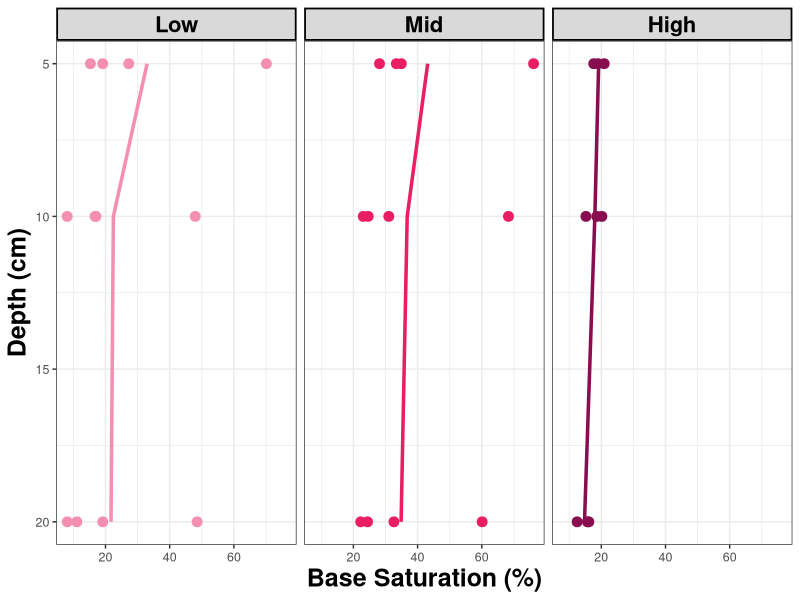
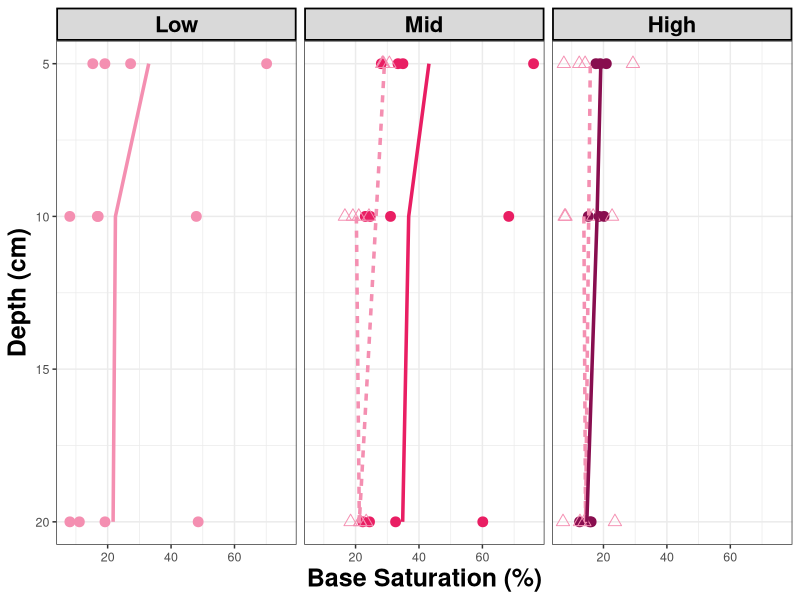
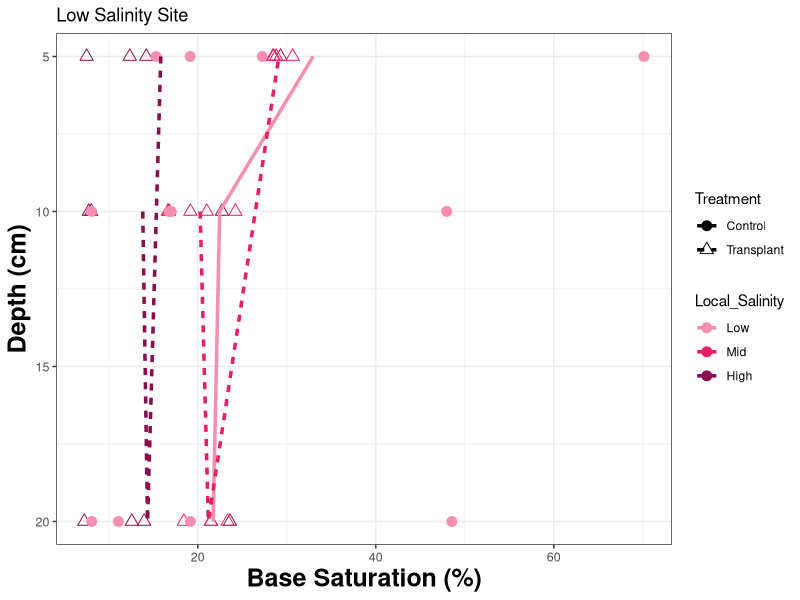
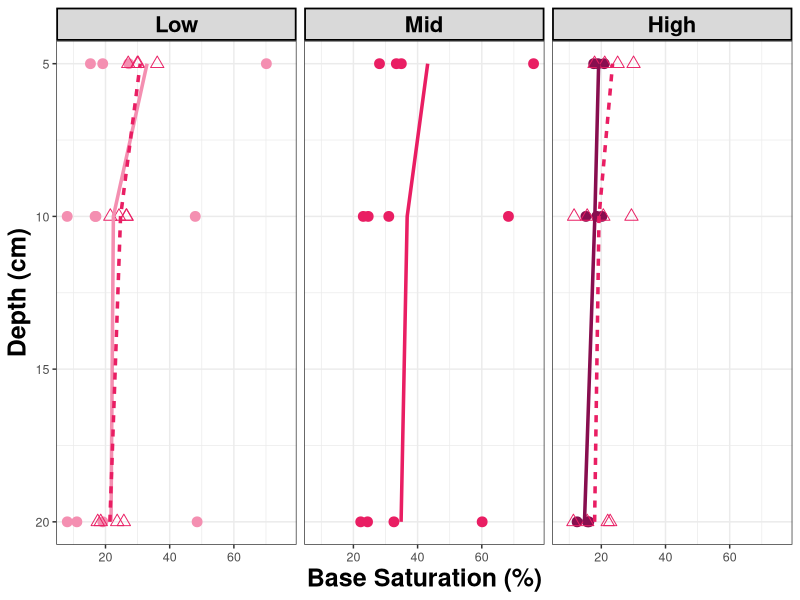
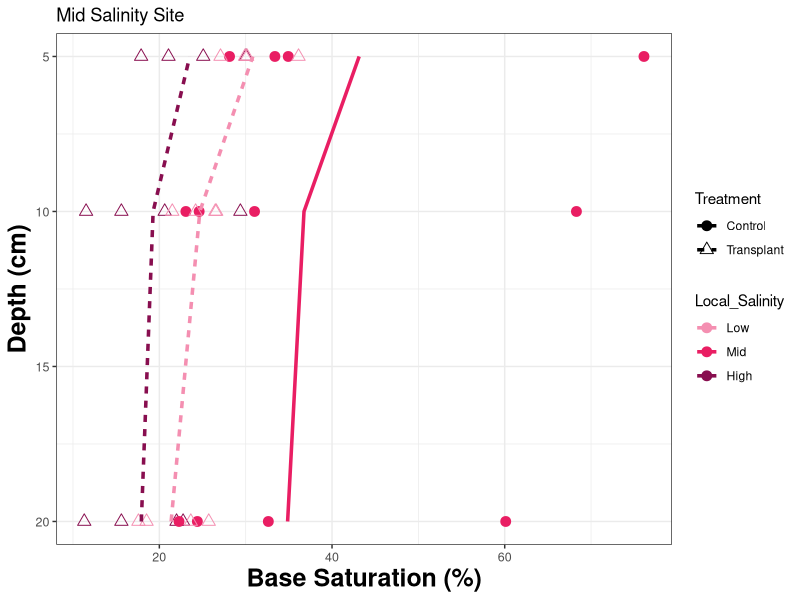
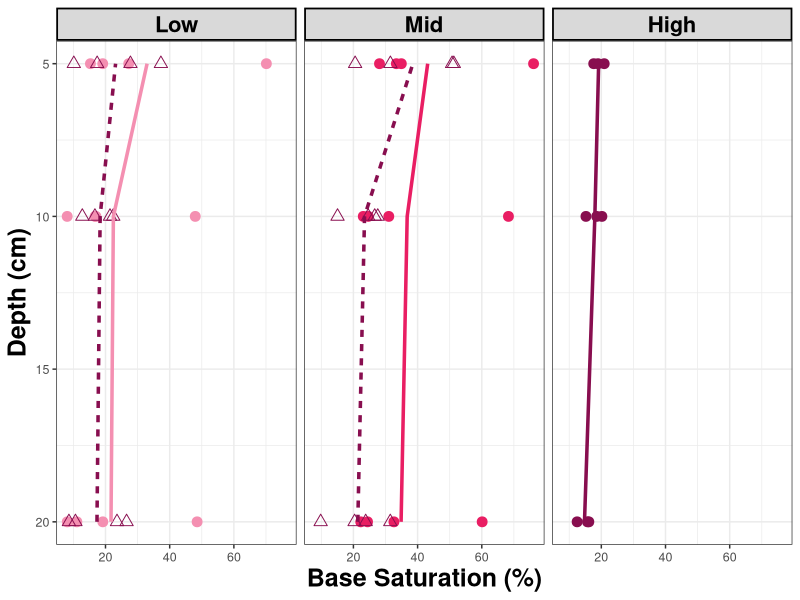
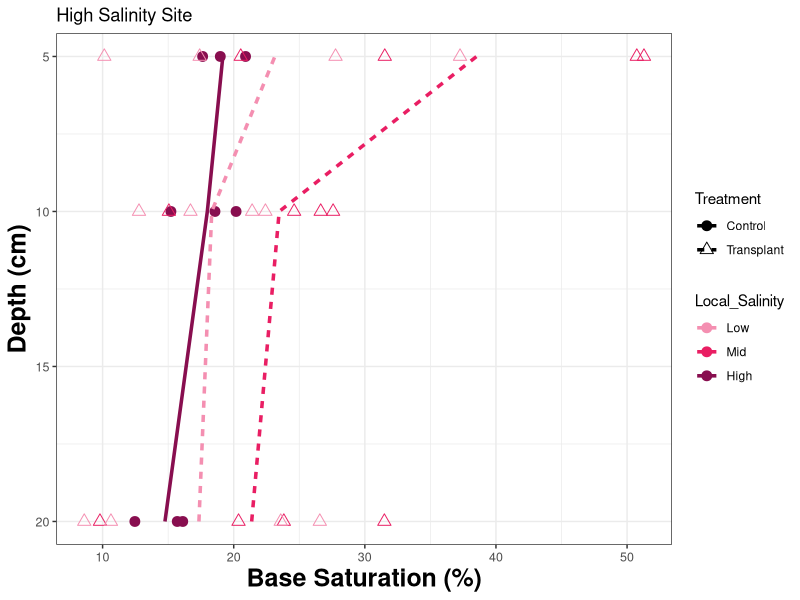
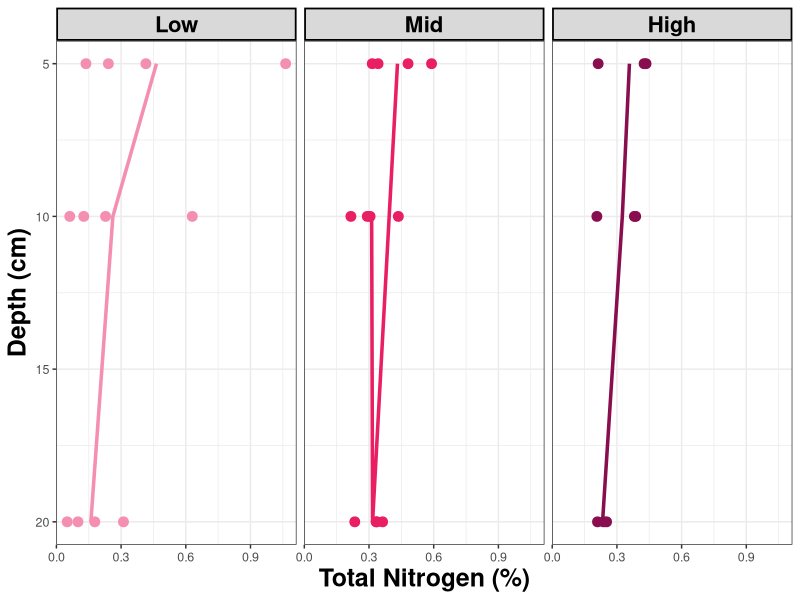

These figures' R source, in order:
## ---- chunk 1
knitr::opts_chunk$set(echo = TRUE)

library(ggplot2)
theme_set(theme_bw())
library(readr)
## ---- chunk 2
#Does resuts=FALSE keep it from showing up in the R Markdown file?

#EXAMINE DATA FRAME STRUCTURE
#Read in physicochemical data
phys_data <- read_csv("Data/TransplantExp_PhysicoData_All_02242021_v2.csv") #Need to specify columns? Either c = categorical or d=? something numeric?

#Examine data file
summary(phys_data)
str(phys_data)

#Assigning variable levels for graphing purposes.
phys_data$Home_Salinity = factor(phys_data$Home_Salinity, levels=c("Low", "Mid", "High"))

#Data file looks good. 204 samples. 8 missing from C&N analysis due to instrument issue. Cd, Cr, CU, and Mo reporting as character due to UGA "<" designations. Need to come back to those variables. 
## ---- chunk 3
#MANIPULATE DATA FRAMES

#1. Control core depth profiles across the salinity gradient
#Isolating control cores from salinity transect
sal_con <- subset(phys_data, Transect_Type == "S" & Treatment == "Control")

#Calculating mean with site and depth for all variables
mean_con <- aggregate(x = sal_con[c("TotalN", "TotalC", "LBC", "LBCeq", "pH", "BaseSat", "CEC", "Ca", "Fe", "K", "Mg", "Mn", "Na", "Ni", "P", "Pb", "Zn")],
                      by = sal_con[c("Home_Salinity", "Depth")],
                      FUN = mean)

#2. Low salinity transplant cores (1) across the salinity gradient and (2) at home site 
#Isolating low salinity cores - control and transplant
sal_low <- subset(phys_data, Transect_Type == "S" & Home_Salinity == "Low")
sal_low$Local_Salinity <- c("High","High","High","High","High","High","High","High","High","High","High","High","Mid","Mid","Mid","Mid","Mid","Mid","Mid","Mid","Mid","Mid","Mid","Mid","Low","Low","Low","Low","Low","Low","Low","Low","Low","Low","Low","Low")

#Assigning variable levels for graphing purposes.
sal_low$Local_Salinity = factor(sal_low$Local_Salinity, levels=c("Low", "Mid", "High"))

mean_low <- aggregate(x = sal_low[c("TotalN", "TotalC", "LBC", "LBCeq", "pH", "BaseSat", "CEC", "Ca", "Fe", "K", "Mg", "Mn", "Na", "Ni", "P", "Pb", "Zn")],
                      by = sal_low[c("Depth", "Local_Salinity", "Treatment")],
                      FUN = mean)

#Isolating low salinity transplant cores from salinity transect
sal_lowtrans <- subset(phys_data, Transect_Type == "S" & Treatment == "Transplant" & Home_Salinity == "Low")

#Add a "local salinity" column to group with control data
sal_lowtrans$Local_Salinity <- sal_lowtrans$Transplant_Salinity
sal_con$Local_Salinity <- sal_con$Home_Salinity

#Merging dataframes
sal_lowcon <- rbind(sal_con, sal_lowtrans)

#Calculating mean with site and depth for all variables
mean_lowtrans <- aggregate(x = sal_lowtrans[c("TotalN", "TotalC", "LBC", "LBCeq", "pH", "BaseSat", "CEC", "Ca", "Fe", "K", "Mg", "Mn", "Na", "Ni", "P", "Pb", "Zn")],
                      by = sal_lowtrans[c("Home_Salinity", "Depth", "Local_Salinity", "Treatment")],
                      FUN = mean)

mean_con <- aggregate(x = sal_con[c("TotalN", "TotalC", "LBC", "LBCeq", "pH", "BaseSat", "CEC", "Ca", "Fe", "K", "Mg", "Mn", "Na", "Ni", "P", "Pb", "Zn")],
                      by = sal_con[c("Home_Salinity", "Depth", "Local_Salinity", "Treatment")],
                      FUN = mean)

#Mergrin dataframes
ave_sal_lowcon <- rbind(mean_con, mean_lowtrans)

#3. Mid salinity transplant cores (1) across the salinity gradient and (2) at home site
#Isolating MID salinity cores - control and transplant
sal_mid <- subset(phys_data, Transect_Type == "S" & Home_Salinity == "Mid")
sal_mid$Local_Salinity <- c("High","High","High","High","High","High","High","High","High","High","High","High","Mid","Mid","Mid","Mid","Mid","Mid","Mid","Mid","Mid","Mid","Mid","Mid","Low","Low","Low","Low","Low","Low","Low","Low","Low","Low","Low","Low")

#Assigning variable levels for graphing purposes.
sal_mid$Local_Salinity = factor(sal_mid$Local_Salinity, levels=c("Low", "Mid", "High"))

mean_mid <- aggregate(x = sal_mid[c("TotalN", "TotalC", "LBC", "LBCeq", "pH", "BaseSat", "CEC", "Ca", "Fe", "K", "Mg", "Mn", "Na", "Ni", "P", "Pb", "Zn")],
                      by = sal_mid[c("Depth", "Local_Salinity", "Treatment")],
                      FUN = mean)

#Isolating low salinity transplant cores from salinity transect
sal_midtrans <- subset(phys_data, Transect_Type == "S" & Treatment == "Transplant" & Home_Salinity == "Mid")

#Add a "local salinity" column to group with control data
sal_midtrans$Local_Salinity <- sal_midtrans$Transplant_Salinity

#Merging dataframes
sal_midcon <- rbind(sal_con, sal_midtrans)

#Calculating mean with site and depth for all variables
mean_midtrans <- aggregate(x = sal_midtrans[c("TotalN", "TotalC", "LBC", "LBCeq", "pH", "BaseSat", "CEC", "Ca", "Fe", "K", "Mg", "Mn", "Na", "Ni", "P", "Pb", "Zn")],
                      by = sal_midtrans[c("Home_Salinity", "Depth", "Local_Salinity", "Treatment")],
                      FUN = mean)

#Mergrin dataframes
ave_sal_midcon <- rbind(mean_con, mean_midtrans)

#4. High salinity transplant cores (1) across the salinity gradient and (2) at home site
#Isolating high salinity cores - control and transplant
sal_high <- subset(phys_data, Transect_Type == "S" & Home_Salinity == "High")
sal_high$Local_Salinity <- c("High","High","High","High","High","High","High","High","High","High","High","High","Mid","Mid","Mid","Mid","Mid","Mid","Mid","Mid","Mid","Mid","Mid","Mid","Low","Low","Low","Low","Low","Low","Low","Low","Low","Low","Low","Low")

#Assigning variable levels for graphing purposes.
sal_high$Local_Salinity = factor(sal_high$Local_Salinity, levels=c("Low", "Mid", "High"))

sal_high <- subset(sal_high, !Treatment == "Dist_Control")

mean_high <- aggregate(x = sal_high[c("TotalN", "TotalC", "LBC", "LBCeq", "pH", "BaseSat", "CEC", "Ca", "Fe", "K", "Mg", "Mn", "Na", "Ni", "P", "Pb", "Zn")],
                      by = sal_high[c("Depth", "Local_Salinity", "Treatment")],
                      FUN = mean)

mean_high <- subset(mean_high, !Treatment == "Dist_Control")

#Isolating low salinity transplant cores from salinity transect
sal_hightrans <- subset(phys_data, Transect_Type == "S" & Treatment == "Transplant" & Home_Salinity == "High")

#Add a "local salinity" column to group with control data
sal_hightrans$Local_Salinity <- sal_hightrans$Transplant_Salinity

#Merging dataframes
sal_highcon <- rbind(sal_con, sal_hightrans)

#Calculating mean with site and depth for all variables
mean_hightrans <- aggregate(x = sal_hightrans[c("TotalN", "TotalC", "LBC", "LBCeq", "pH", "BaseSat", "CEC", "Ca", "Fe", "K", "Mg", "Mn", "Na", "Ni", "P", "Pb", "Zn")],
                      by = sal_hightrans[c("Home_Salinity", "Depth", "Local_Salinity", "Treatment")],
                      FUN = mean)

#Mergrin dataframes
ave_sal_highcon <- rbind(mean_con, mean_hightrans)
## ---- chunk 4
#VISUALIZE.

#1. Control core depth profiles across the salinity gradient
sal_colors <- c("#F48FB1","#E91E63","#880E4F")

BaseSat <- ggplot() + geom_point(data = sal_con, aes(x = BaseSat, y = Depth, color = Home_Salinity), size = 3) +
  scale_y_reverse() + 
  scale_color_manual(values = sal_colors, labels = c("Low Salinity", "Mid", "High")) +
  ylab(bquote('Depth (cm)')) +
  xlab(bquote('Base Saturation (%)')) +
  geom_line(data = mean_con, aes(x = BaseSat, y = Depth, color = Home_Salinity), size = 1.2) +
  theme(axis.text=element_text(size=9),axis.title=element_text(size=18,face="bold"), legend.position = "none") +
  facet_grid(.~Home_Salinity) +
  theme(strip.text.x = element_text(size = 16, color = "black", face = "bold")) +
  theme(strip.background = element_rect(color="black", size=1.2, linetype="solid"))

print(BaseSat)
## ---- chunk 5
#2. Low salinity transplant cores (1) across the salinity gradient and (2) at home site 
home_colors <- c("#F48FB1","#E91E63","#880E4F")

#Across the gradient
lowBS_grad <- ggplot() + geom_point(data = sal_lowcon, aes(x = BaseSat, y = Depth, color = Home_Salinity, shape = Treatment), size = 3) +
  scale_y_reverse() +
  scale_color_manual(values = home_colors, labels = c("Low", "Mid", "High")) +
  scale_shape_manual(values = c(19, 24)) +
  ylab(bquote('Depth (cm)')) +
  xlab(bquote('Base Saturation (%)')) +
  geom_line(data = ave_sal_lowcon, aes(x = BaseSat, y = Depth, color = Home_Salinity, linetype = Treatment), size = 1.2) +
  theme(axis.text=element_text(size=9),axis.title=element_text(size=18,face="bold"), legend.position = "none") +
  facet_grid(.~Local_Salinity) +
  theme(strip.text.x = element_text(size = 16, color = "black", face = "bold")) +
  theme(strip.background = element_rect(color="black", size=1.2, linetype="solid"))

print(lowBS_grad)

#At home site
lowBS_site <- ggplot() + geom_point(data = sal_low, aes(x = BaseSat, y = Depth, color = Local_Salinity, shape = Treatment), size = 3) +
  scale_y_reverse() +
  scale_color_manual(values = home_colors, labels = c("Low", "Mid", "High")) +
  scale_shape_manual(values = c(19, 24)) +
  ylab(bquote('Depth (cm)')) +
  xlab(bquote('Base Saturation (%)')) +
  ggtitle("Low Salinity Site") +
  geom_line(data = mean_low, aes(x = BaseSat, y = Depth, color = Local_Salinity, linetype = Treatment), size = 1.2) +
  theme(axis.text=element_text(size=9),axis.title=element_text(size=18,face="bold")) +
  theme(strip.text.x = element_text(size = 16, color = "black", face = "bold")) +
  theme(strip.background = element_rect(color="black", size=1.2, linetype="solid"))

print(lowBS_site)
## ---- chunk 6
#3. Mid salinity transplant cores (1) across the salinity gradient and (2) at home site 

#Across the gradient
midBS_grad <- ggplot() + geom_point(data = sal_midcon, aes(x = BaseSat, y = Depth, color = Home_Salinity, shape = Treatment), size = 3) +
  scale_y_reverse() +
  scale_color_manual(values = home_colors, labels = c("Low", "Mid", "High")) +
  scale_shape_manual(values = c(19, 24)) +
  ylab(bquote('Depth (cm)')) +
  xlab(bquote('Base Saturation (%)')) +
  geom_line(data = ave_sal_midcon, aes(x = BaseSat, y = Depth, color = Home_Salinity, linetype = Treatment), size = 1.2) +
  theme(axis.text=element_text(size=9),axis.title=element_text(size=18,face="bold"), legend.position = "none") +
  facet_grid(.~Local_Salinity) +
  theme(strip.text.x = element_text(size = 16, color = "black", face = "bold")) +
  theme(strip.background = element_rect(color="black", size=1.2, linetype="solid"))

print(midBS_grad)

#At home site
midBS_site <- ggplot() + geom_point(data = sal_mid, aes(x = BaseSat, y = Depth, color = Local_Salinity, shape = Treatment), size = 3) +
  scale_y_reverse() +
  scale_color_manual(values = home_colors, labels = c("Low", "Mid", "High")) +
  scale_shape_manual(values = c(19, 24)) +
  ylab(bquote('Depth (cm)')) +
  xlab(bquote('Base Saturation (%)')) +
  ggtitle("Mid Salinity Site") +
  geom_line(data = mean_mid, aes(x = BaseSat, y = Depth, color = Local_Salinity, linetype = Treatment), size = 1.2) +
  theme(axis.text=element_text(size=9),axis.title=element_text(size=18,face="bold")) +
  theme(strip.text.x = element_text(size = 16, color = "black", face = "bold")) +
  theme(strip.background = element_rect(color="black", size=1.2, linetype="solid"))

print(midBS_site)
## ---- chunk 7
#4. High salinity transplant cores (1) across the salinity gradient and (2) at home site 

#Across the gradient
highBS_grad <- ggplot() + geom_point(data = sal_highcon, aes(x = BaseSat, y = Depth, color = Home_Salinity, shape = Treatment), size = 3) +
  scale_y_reverse() +
  scale_color_manual(values = home_colors, labels = c("Low", "Mid", "High")) +
  scale_shape_manual(values = c(19, 24)) +
  ylab(bquote('Depth (cm)')) +
  xlab(bquote('Base Saturation (%)')) +
  geom_line(data = ave_sal_highcon, aes(x = BaseSat, y = Depth, color = Home_Salinity, linetype = Treatment), size = 1.2) +
  theme(axis.text=element_text(size=9),axis.title=element_text(size=18,face="bold"), legend.position = "none") +
  facet_grid(.~Local_Salinity) +
  theme(strip.text.x = element_text(size = 16, color = "black", face = "bold")) +
  theme(strip.background = element_rect(color="black", size=1.2, linetype="solid"))

print(highBS_grad)

#At home site
highBS_site <- ggplot() + geom_point(data = sal_high, aes(x = BaseSat, y = Depth, color = Local_Salinity, shape = Treatment), size = 3) +
  scale_y_reverse() +
  scale_color_manual(values = home_colors, labels = c("Low", "Mid", "High")) +
  scale_shape_manual(values = c(19, 24)) +
  ylab(bquote('Depth (cm)')) +
  xlab(bquote('Base Saturation (%)')) +
  ggtitle("High Salinity Site") +
  geom_line(data = mean_high, aes(x = BaseSat, y = Depth, color = Local_Salinity, linetype = Treatment), size = 1.2) +
  theme(axis.text=element_text(size=9),axis.title=element_text(size=18,face="bold")) +
  theme(strip.text.x = element_text(size = 16, color = "black", face = "bold")) +
  theme(strip.background = element_rect(color="black", size=1.2, linetype="solid"))

print(highBS_site)
## ---- chunk 8
# Read in data from premis-ghg (SP and BBL's greenhouse gas repository)
licor_daily_data <- read_csv("data/premis-ghg/licor_daily_data.csv",
                             col_types = "Tdccddddd")
#What do the column designations mean? 
## ---- chunk 9

#Isolating control cores from salinity transect
sal_con <- subset(phys_data, Transect_Type == "S" & Treatment == "Control")

#Calculating mean with site and depth for all variables
mean_con <- aggregate(x = sal_con[c("TotalN", "TotalC", "LBC", "LBCeq", "pH", "BaseSat", "CEC", "Ca", "Fe", "K", "Mg", "Mn", "Na", "Ni", "P", "Pb", "Zn")],
                      by = sal_con[c("Home_Salinity", "Depth")],
                      FUN = mean)

#Visualizing control core physicochemistry by depth and site
sal_colors <- c("#F48FB1","#E91E63","#880E4F")

totalN <- ggplot() + geom_point(data = sal_con, aes(x = TotalN, y = Depth, color = Home_Salinity), size = 3) +
  scale_y_reverse() + 
  scale_color_manual(values = sal_colors, labels = c("Low Salinity", "Mid", "High")) +
  ylab(bquote('Depth (cm)')) +
  xlab(bquote('Total Nitrogen (%)')) +
  geom_line(data = mean_con, aes(x = TotalN, y = Depth, color = Home_Salinity), size = 1.2) +
  theme(axis.text=element_text(size=9),axis.title=element_text(size=18,face="bold"), legend.position = "none") +
  facet_grid(.~Home_Salinity) +
  theme(strip.text.x = element_text(size = 16, color = "black", face = "bold")) +
  theme(strip.background = element_rect(color="black", size=1.2, linetype="solid"))

print(totalN)

totalC <- ggplot() + geom_point(data = sal_con, aes(x = TotalC, y = Depth, color = Home_Salinity), size = 3) +
  scale_y_reverse() + 
  scale_color_manual(values = sal_colors, labels = c("Low Salinity", "Mid", "High")) +
  ylab(bquote('Depth (cm)')) +
  xlab(bquote('Total Carbon (%)')) +
  geom_line(data = mean_con, aes(x = TotalC, y = Depth, color = Home_Salinity), size = 1.2) +
  theme(axis.text=element_text(size=9),axis.title=element_text(size=18,face="bold"), legend.position = "none") +
  facet_grid(.~Home_Salinity) +
  theme(strip.text.x = element_text(size = 16, color = "black", face = "bold")) +
  theme(strip.background = element_rect(color="black", size=1.2, linetype="solid"))

print(totalC)

pH <- ggplot() + geom_point(data = sal_con, aes(x = pH, y = Depth, color = Home_Salinity), size = 3) +
  scale_y_reverse() + 
  scale_color_manual(values = sal_colors, labels = c("Low Salinity", "Mid", "High")) +
  ylab(bquote('Depth (cm)')) +
  xlab(bquote('pH')) +
  geom_line(data = mean_con, aes(x = pH, y = Depth, color = Home_Salinity), size = 1.2) +
  theme(axis.text=element_text(size=9),axis.title=element_text(size=18,face="bold"), legend.position = "none") +
  facet_grid(.~Home_Salinity) +
  theme(strip.text.x = element_text(size = 16, color = "black", face = "bold")) +
  theme(strip.background = element_rect(color="black", size=1.2, linetype="solid"))

print(pH)

BaseSat <- ggplot() + geom_point(data = sal_con, aes(x = BaseSat, y = Depth, color = Home_Salinity), size = 3) +
  scale_y_reverse() + 
  scale_color_manual(values = sal_colors, labels = c("Low Salinity", "Mid", "High")) +
  ylab(bquote('Depth (cm)')) +
  xlab(bquote('Base Saturation (%)')) +
  geom_line(data = mean_con, aes(x = BaseSat, y = Depth, color = Home_Salinity), size = 1.2) +
  theme(axis.text=element_text(size=9),axis.title=element_text(size=18,face="bold"), legend.position = "none") +
  facet_grid(.~Home_Salinity) +
  theme(strip.text.x = element_text(size = 16, color = "black", face = "bold")) +
  theme(strip.background = element_rect(color="black", size=1.2, linetype="solid"))

print(BaseSat)

CEC <- ggplot() + geom_point(data = sal_con, aes(x = CEC, y = Depth, color = Home_Salinity), size = 3) +
  scale_y_reverse() + 
  scale_color_manual(values = sal_colors, labels = c("Low Salinity", "Mid", "High")) +
  ylab(bquote('Depth (cm)')) +
  xlab(bquote('Cation Exchange Capacity (meq/100 g)')) +
  geom_line(data = mean_con, aes(x = CEC, y = Depth, color = Home_Salinity), size = 1.2) +
  theme(axis.text=element_text(size=9),axis.title=element_text(size=18,face="bold"), legend.position = "none") +
  facet_grid(.~Home_Salinity) +
  theme(strip.text.x = element_text(size = 16, color = "black", face = "bold")) +
  theme(strip.background = element_rect(color="black", size=1.2, linetype="solid"))

print(CEC)

Ca <- ggplot() + geom_point(data = sal_con, aes(x = Ca, y = Depth, color = Home_Salinity), size = 3) +
  scale_y_reverse() + 
  scale_color_manual(values = sal_colors, labels = c("Low Salinity", "Mid", "High")) +
  ylab(bquote('Depth (cm)')) +
  xlab(bquote('Calcium (mg/kg)')) +
  geom_line(data = mean_con, aes(x = Ca, y = Depth, color = Home_Salinity), size = 1.2) +
  theme(axis.text=element_text(size=9),axis.title=element_text(size=18,face="bold"), legend.position = "none") +
  facet_grid(.~Home_Salinity) +
  theme(strip.text.x = element_text(size = 16, color = "black", face = "bold")) +
  theme(strip.background = element_rect(color="black", size=1.2, linetype="solid"))

print(Ca)

Fe <- ggplot() + geom_point(data = sal_con, aes(x = Fe, y = Depth, color = Home_Salinity), size = 3) +
  scale_y_reverse() + 
  scale_color_manual(values = sal_colors, labels = c("Low Salinity", "Mid", "High")) +
  ylab(bquote('Depth (cm)')) +
  xlab(bquote('Iron (mg/kg)')) +
  geom_line(data = mean_con, aes(x = Fe, y = Depth, color = Home_Salinity), size = 1.2) +
  theme(axis.text=element_text(size=9),axis.title=element_text(size=18,face="bold"), legend.position = "none") +
  facet_grid(.~Home_Salinity) +
  theme(strip.text.x = element_text(size = 16, color = "black", face = "bold")) +
  theme(strip.background = element_rect(color="black", size=1.2, linetype="solid"))

print(Fe) #need to look into the Fe analysis

K <- ggplot() + geom_point(data = sal_con, aes(x = K, y = Depth, color = Home_Salinity), size = 3) +
  scale_y_reverse() + 
  scale_color_manual(values = sal_colors, labels = c("Low Salinity", "Mid", "High")) +
  ylab(bquote('Depth (cm)')) +
  xlab(bquote('Potassium (mg/kg)')) +
  geom_line(data = mean_con, aes(x = K, y = Depth, color = Home_Salinity), size = 1.2) +
  theme(axis.text=element_text(size=9),axis.title=element_text(size=18,face="bold"), legend.position = "none") +
  facet_grid(.~Home_Salinity) +
  theme(strip.text.x = element_text(size = 16, color = "black", face = "bold")) +
  theme(strip.background = element_rect(color="black", size=1.2, linetype="solid"))

print(K)

Mg <- ggplot() + geom_point(data = sal_con, aes(x = Mg, y = Depth, color = Home_Salinity), size = 3) +
  scale_y_reverse() + 
  scale_color_manual(values = sal_colors, labels = c("Low Salinity", "Mid", "High")) +
  ylab(bquote('Depth (cm)')) +
  xlab(bquote('Magnesium (mg/kg)')) +
  geom_line(data = mean_con, aes(x = Mg, y = Depth, color = Home_Salinity), size = 1.2) +
  theme(axis.text=element_text(size=9),axis.title=element_text(size=18,face="bold"), legend.position = "none") +
  facet_grid(.~Home_Salinity) +
  theme(strip.text.x = element_text(size = 16, color = "black", face = "bold")) +
  theme(strip.background = element_rect(color="black", size=1.2, linetype="solid"))

print(Mg)

Mn <- ggplot() + geom_point(data = sal_con, aes(x = Mn, y = Depth, color = Home_Salinity), size = 3) +
  scale_y_reverse() + 
  scale_color_manual(values = sal_colors, labels = c("Low Salinity", "Mid", "High")) +
  ylab(bquote('Depth (cm)')) +
  xlab(bquote('Manganese (mg/kg)')) +
  geom_line(data = mean_con, aes(x = Mn, y = Depth, color = Home_Salinity), size = 1.2) +
  theme(axis.text=element_text(size=9),axis.title=element_text(size=18,face="bold"), legend.position = "none") +
  facet_grid(.~Home_Salinity) +
  theme(strip.text.x = element_text(size = 16, color = "black", face = "bold")) +
  theme(strip.background = element_rect(color="black", size=1.2, linetype="solid"))

print(Mn)

Na <- ggplot() + geom_point(data = sal_con, aes(x = Na, y = Depth, color = Home_Salinity), size = 3) +
  scale_y_reverse() + 
  scale_color_manual(values = sal_colors, labels = c("Low Salinity", "Mid", "High")) +
  ylab(bquote('Depth (cm)')) +
  xlab(bquote('Sodium (mg/kg)')) +
  geom_line(data = mean_con, aes(x = Na, y = Depth, color = Home_Salinity), size = 1.2) +
  theme(axis.text=element_text(size=9),axis.title=element_text(size=18,face="bold"), legend.position = "none") +
  facet_grid(.~Home_Salinity) +
  theme(strip.text.x = element_text(size = 16, color = "black", face = "bold")) +
  theme(strip.background = element_rect(color="black", size=1.2, linetype="solid"))

print(Na)

Ni <- ggplot() + geom_point(data = sal_con, aes(x = Ni, y = Depth, color = Home_Salinity), size = 3) +
  scale_y_reverse() + 
  scale_color_manual(values = sal_colors, labels = c("Low Salinity", "Mid", "High")) +
  ylab(bquote('Depth (cm)')) +
  xlab(bquote('Nickel (mg/kg)')) +
  geom_line(data = mean_con, aes(x = Ni, y = Depth, color = Home_Salinity), size = 1.2) +
  theme(axis.text=element_text(size=9),axis.title=element_text(size=18,face="bold"), legend.position = "none") +
  facet_grid(.~Home_Salinity) +
  theme(strip.text.x = element_text(size = 16, color = "black", face = "bold")) +
  theme(strip.background = element_rect(color="black", size=1.2, linetype="solid"))

print(Ni)

P <- ggplot() + geom_point(data = sal_con, aes(x = P, y = Depth, color = Home_Salinity), size = 3) +
  scale_y_reverse() + 
  scale_color_manual(values = sal_colors, labels = c("Low Salinity", "Mid", "High")) +
  ylab(bquote('Depth (cm)')) +
  xlab(bquote('Phosphorus (mg/kg)')) +
  geom_line(data = mean_con, aes(x = P, y = Depth, color = Home_Salinity), size = 1.2) +
  theme(axis.text=element_text(size=9),axis.title=element_text(size=18,face="bold"), legend.position = "none") +
  facet_grid(.~Home_Salinity) +
  theme(strip.text.x = element_text(size = 16, color = "black", face = "bold")) +
  theme(strip.background = element_rect(color="black", size=1.2, linetype="solid"))

print(P)

Pb <- ggplot() + geom_point(data = sal_con, aes(x = Pb, y = Depth, color = Home_Salinity), size = 3) +
  scale_y_reverse() + 
  scale_color_manual(values = sal_colors, labels = c("Low Salinity", "Mid", "High")) +
  ylab(bquote('Depth (cm)')) +
  xlab(bquote('Lead (mg/kg)')) +
  geom_line(data = mean_con, aes(x = Pb, y = Depth, color = Home_Salinity), size = 1.2) +
  theme(axis.text=element_text(size=9),axis.title=element_text(size=18,face="bold"), legend.position = "none") +
  facet_grid(.~Home_Salinity) +
  theme(strip.text.x = element_text(size = 16, color = "black", face = "bold")) +
  theme(strip.background = element_rect(color="black", size=1.2, linetype="solid"))

print(Pb)

Zn <- ggplot() + geom_point(data = sal_con, aes(x = Zn, y = Depth, color = Home_Salinity), size = 3) +
  scale_y_reverse() + 
  scale_color_manual(values = sal_colors, labels = c("Low Salinity", "Mid", "High")) +
  ylab(bquote('Depth (cm)')) +
  xlab(bquote('Zinc (mg/kg)')) +
  geom_line(data = mean_con, aes(x = Zn, y = Depth, color = Home_Salinity), size = 1.2) +
  theme(axis.text=element_text(size=9),axis.title=element_text(size=18,face="bold"), legend.position = "none") +
  facet_grid(.~Home_Salinity) +
  theme(strip.text.x = element_text(size = 16, color = "black", face = "bold")) +
  theme(strip.background = element_rect(color="black", size=1.2, linetype="solid"))

print(Zn)

## ---- chunk 10

#Isolating low salinity cores - control and transplant
sal_low <- subset(phys_data, Transect_Type == "S" & Home_Salinity == "Low")
sal_low$Local_Salinity <- c("High","High","High","High","High","High","High","High","High","High","High","High","Mid","Mid","Mid","Mid","Mid","Mid","Mid","Mid","Mid","Mid","Mid","Mid","Low","Low","Low","Low","Low","Low","Low","Low","Low","Low","Low","Low")

#Assigning variable levels for graphing purposes.
sal_low$Local_Salinity = factor(sal_low$Local_Salinity, levels=c("Low", "Mid", "High"))

mean_low <- aggregate(x = sal_low[c("TotalN", "TotalC", "LBC", "LBCeq", "pH", "BaseSat", "CEC", "Ca", "Fe", "K", "Mg", "Mn", "Na", "Ni", "P", "Pb", "Zn")],
                      by = sal_low[c("Depth", "Local_Salinity", "Treatment")],
                      FUN = mean)

#Isolating low salinity transplant cores from salinity transect
sal_lowtrans <- subset(phys_data, Transect_Type == "S" & Treatment == "Transplant" & Home_Salinity == "Low")

#Add a "local salinity" column to group with control data
sal_lowtrans$Local_Salinity <- sal_lowtrans$Transplant_Salinity
sal_con$Local_Salinity <- sal_con$Home_Salinity

#Merging dataframes
sal_lowcon <- rbind(sal_con, sal_lowtrans)

#Calculating mean with site and depth for all variables
mean_lowtrans <- aggregate(x = sal_lowtrans[c("TotalN", "TotalC", "LBC", "LBCeq", "pH", "BaseSat", "CEC", "Ca", "Fe", "K", "Mg", "Mn", "Na", "Ni", "P", "Pb", "Zn")],
                      by = sal_lowtrans[c("Home_Salinity", "Depth", "Local_Salinity", "Treatment")],
                      FUN = mean)

mean_con <- aggregate(x = sal_con[c("TotalN", "TotalC", "LBC", "LBCeq", "pH", "BaseSat", "CEC", "Ca", "Fe", "K", "Mg", "Mn", "Na", "Ni", "P", "Pb", "Zn")],
                      by = sal_con[c("Home_Salinity", "Depth", "Local_Salinity", "Treatment")],
                      FUN = mean)

#Mergrin dataframes
ave_sal_lowcon <- rbind(mean_con, mean_lowtrans)

#Visualizing low salinity transplant physicochemistry by depth and (1) across gradient and (2) at home site
home_colors <- c("#F48FB1","#E91E63","#880E4F")

#Across the gradient
lowN_grad <- ggplot() + geom_point(data = sal_lowcon, aes(x = TotalN, y = Depth, color = Home_Salinity, shape = Treatment), size = 3) +
  scale_y_reverse() +
  scale_color_manual(values = home_colors, labels = c("Low", "Mid", "High")) +
  scale_shape_manual(values = c(19, 24)) +
  ylab(bquote('Depth (cm)')) +
  xlab(bquote('Total Nitrogen (%)')) +
  geom_line(data = ave_sal_lowcon, aes(x = TotalN, y = Depth, color = Home_Salinity, linetype = Treatment), size = 1.2) +
  theme(axis.text=element_text(size=9),axis.title=element_text(size=18,face="bold"), legend.position = "none") +
  facet_grid(.~Local_Salinity) +
  theme(strip.text.x = element_text(size = 16, color = "black", face = "bold")) +
  theme(strip.background = element_rect(color="black", size=1.2, linetype="solid"))

print(lowN_grad)

#At home site
lowN_site <- ggplot() + geom_point(data = sal_low, aes(x = TotalN, y = Depth, color = Local_Salinity, shape = Treatment), size = 3) +
  scale_y_reverse() +
  scale_color_manual(values = home_colors, labels = c("Low", "Mid", "High")) +
  scale_shape_manual(values = c(19, 24)) +
  ylab(bquote('Depth (cm)')) +
  xlab(bquote('Total Nitrogen (%)')) +
  ggtitle("Low Salinity Site") +
  geom_line(data = mean_low, aes(x = TotalN, y = Depth, color = Local_Salinity, linetype = Treatment), size = 1.2) +
  theme(axis.text=element_text(size=9),axis.title=element_text(size=18,face="bold")) +
  theme(strip.text.x = element_text(size = 16, color = "black", face = "bold")) +
  theme(strip.background = element_rect(color="black", size=1.2, linetype="solid"))

print(lowN_site)

#Across the gradient
lowC_grad <- ggplot() + geom_point(data = sal_lowcon, aes(x = TotalC, y = Depth, color = Home_Salinity, shape = Treatment), size = 3) +
  scale_y_reverse() +
  scale_color_manual(values = home_colors, labels = c("Low", "Mid", "High")) +
  scale_shape_manual(values = c(19, 24)) +
  ylab(bquote('Depth (cm)')) +
  xlab(bquote('Total Carbon (%)')) +
  geom_line(data = ave_sal_lowcon, aes(x = TotalC, y = Depth, color = Home_Salinity, linetype = Treatment), size = 1.2) +
  theme(axis.text=element_text(size=9),axis.title=element_text(size=18,face="bold"), legend.position = "none") +
  facet_grid(.~Local_Salinity) +
  theme(strip.text.x = element_text(size = 16, color = "black", face = "bold")) +
  theme(strip.background = element_rect(color="black", size=1.2, linetype="solid"))

print(lowC_grad)

#At home site
lowC_site <- ggplot() + geom_point(data = sal_low, aes(x = TotalC, y = Depth, color = Local_Salinity, shape = Treatment), size = 3) +
  scale_y_reverse() +
  scale_color_manual(values = home_colors, labels = c("Low", "Mid", "High")) +
  scale_shape_manual(values = c(19, 24)) +
  ylab(bquote('Depth (cm)')) +
  xlab(bquote('Total Carbon (%)')) +
  ggtitle("Low Salinity Site") +
  geom_line(data = mean_low, aes(x = TotalC, y = Depth, color = Local_Salinity, linetype = Treatment), size = 1.2) +
  theme(axis.text=element_text(size=9),axis.title=element_text(size=18,face="bold")) +
  theme(strip.text.x = element_text(size = 16, color = "black", face = "bold")) +
  theme(strip.background = element_rect(color="black", size=1.2, linetype="solid"))

print(lowC_site)


